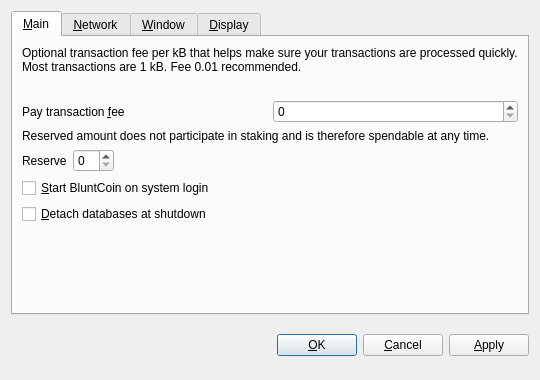
<?xml version="1.0" encoding="UTF-8"?>
<ui version="4.0">
 <class>OptionsDialog</class>
 <widget class="QDialog" name="OptionsDialog">
  <property name="geometry">
   <rect>
    <x>0</x>
    <y>0</y>
    <width>540</width>
    <height>380</height>
   </rect>
  </property>
  <property name="windowTitle">
   <string>Options</string>
  </property>
  <property name="modal">
   <bool>true</bool>
  </property>
  <layout class="QVBoxLayout" name="verticalLayout">
   <item>
    <widget class="QTabWidget" name="tabWidget">
     <property name="tabPosition">
      <enum>QTabWidget::North</enum>
     </property>
     <property name="currentIndex">
      <number>0</number>
     </property>
     <widget class="QWidget" name="tabMain">
      <attribute name="title">
       <string>&amp;Main</string>
      </attribute>
      <layout class="QVBoxLayout" name="verticalLayout_Main">
       <item>
        <widget class="QLabel" name="transactionFeeInfoLabel">
         <property name="text">
          <string>Optional transaction fee per kB that helps make sure your transactions are processed quickly. Most transactions are 1 kB. Fee 0.01 recommended.</string>
         </property>
         <property name="textFormat">
          <enum>Qt::PlainText</enum>
         </property>
         <property name="wordWrap">
          <bool>true</bool>
         </property>
        </widget>
       </item>
       <item>
        <spacer name="horizontalSpacerFee">
         <property name="orientation">
          <enum>Qt::Horizontal</enum>
         </property>
         <property name="sizeHint" stdset="0">
          <size>
           <width>40</width>
           <height>20</height>
          </size>
         </property>
        </spacer>
       </item>
       <item>
        <layout class="QHBoxLayout" name="horizontalLayoutFee">
         <item>
          <widget class="QLabel" name="transactionFeeLabel">
           <property name="text">
            <string>Pay transaction &amp;fee</string>
           </property>
           <property name="textFormat">
            <enum>Qt::PlainText</enum>
           </property>
           <property name="buddy">
            <cstring>transactionFee</cstring>
           </property>
          </widget>
         </item>
         <item>
          <widget class="BitcoinAmountField" name="transactionFee"/>
         </item>
        </layout>
       </item>
       <item>
        <widget class="QLabel" name="reserveBalanceInfoLabel">
         <property name="text">
          <string>Reserved amount does not participate in staking and is therefore spendable at any time.</string>
         </property>
         <property name="textFormat">
          <enum>Qt::PlainText</enum>
         </property>
         <property name="wordWrap">
          <bool>true</bool>
         </property>
        </widget>
       </item>
       <item>
        <layout class="QHBoxLayout" name="horizontalLayoutReserveBalance">
         <item>
          <widget class="QLabel" name="reserveBalanceLabel">
           <property name="text">
            <string>Reserve</string>
           </property>
           <property name="textFormat">
            <enum>Qt::PlainText</enum>
           </property>
           <property name="buddy">
            <cstring>reserveBalance</cstring>
           </property>
          </widget>
         </item>
         <item>
          <widget class="BitcoinAmountField" name="reserveBalance"/>
         </item>
         <item>
          <spacer name="horizontalSpacerReserveBalance">
           <property name="orientation">
            <enum>Qt::Horizontal</enum>
           </property>
           <property name="sizeHint" stdset="0">
            <size>
             <width>40</width>
             <height>20</height>
            </size>
           </property>
          </spacer>
         </item>
        </layout>
       </item>
       <item>
        <widget class="QCheckBox" name="bitcoinAtStartup">
         <property name="toolTip">
          <string>Automatically start BluntCoin after logging in to the system.</string>
         </property>
         <property name="text">
          <string>&amp;Start BluntCoin on system login</string>
         </property>
        </widget>
       </item>
       <item>
        <widget class="QCheckBox" name="detachDatabases">
         <property name="toolTip">
          <string>Detach block and address databases at shutdown. This means they can be moved to another data directory, but it slows down shutdown. The wallet is always detached.</string>
         </property>
         <property name="text">
          <string>&amp;Detach databases at shutdown</string>
         </property>
        </widget>
       </item>
       <item>
        <spacer name="verticalSpacer_Main">
         <property name="orientation">
          <enum>Qt::Vertical</enum>
         </property>
         <property name="sizeHint" stdset="0">
          <size>
           <width>20</width>
           <height>40</height>
          </size>
         </property>
        </spacer>
       </item>
      </layout>
     </widget>
     <widget class="QWidget" name="tabNetwork">
      <attribute name="title">
       <string>&amp;Network</string>
      </attribute>
      <layout class="QVBoxLayout" name="verticalLayout_Network">
       <item>
        <widget class="QCheckBox" name="mapPortUpnp">
         <property name="toolTip">
          <string>Automatically open the BluntCoin client port on the router. This only works when your router supports UPnP and it is enabled.</string>
         </property>
         <property name="text">
          <string>Map port using &amp;UPnP</string>
         </property>
        </widget>
       </item>
       <item>
        <widget class="QCheckBox" name="connectSocks">
         <property name="toolTip">
          <string>Connect to the BluntCoin network through a SOCKS proxy (e.g. when connecting through Tor).</string>
         </property>
         <property name="text">
          <string>&amp;Connect through SOCKS proxy:</string>
         </property>
        </widget>
       </item>
       <item>
        <layout class="QHBoxLayout" name="horizontalLayout_Network">
         <item>
          <widget class="QLabel" name="proxyIpLabel">
           <property name="text">
            <string>Proxy &amp;IP:</string>
           </property>
           <property name="textFormat">
            <enum>Qt::PlainText</enum>
           </property>
           <property name="buddy">
            <cstring>proxyIp</cstring>
           </property>
          </widget>
         </item>
         <item>
          <widget class="QValidatedLineEdit" name="proxyIp">
           <property name="maximumSize">
            <size>
             <width>140</width>
             <height>16777215</height>
            </size>
           </property>
           <property name="toolTip">
            <string>IP address of the proxy (e.g. 127.0.0.1)</string>
           </property>
          </widget>
         </item>
         <item>
          <widget class="QLabel" name="proxyPortLabel">
           <property name="text">
            <string>&amp;Port:</string>
           </property>
           <property name="textFormat">
            <enum>Qt::PlainText</enum>
           </property>
           <property name="buddy">
            <cstring>proxyPort</cstring>
           </property>
          </widget>
         </item>
         <item>
          <widget class="QLineEdit" name="proxyPort">
           <property name="maximumSize">
            <size>
             <width>55</width>
             <height>16777215</height>
            </size>
           </property>
           <property name="toolTip">
            <string>Port of the proxy (e.g. 9050)</string>
           </property>
          </widget>
         </item>
         <item>
          <widget class="QLabel" name="socksVersionLabel">
           <property name="text">
            <string>SOCKS &amp;Version:</string>
           </property>
           <property name="textFormat">
            <enum>Qt::PlainText</enum>
           </property>
           <property name="buddy">
            <cstring>socksVersion</cstring>
           </property>
          </widget>
         </item>
         <item>
          <widget class="QValueComboBox" name="socksVersion">
           <property name="toolTip">
            <string>SOCKS version of the proxy (e.g. 5)</string>
           </property>
          </widget>
         </item>
         <item>
          <spacer name="horizontalSpacer_Network">
           <property name="orientation">
            <enum>Qt::Horizontal</enum>
           </property>
           <property name="sizeHint" stdset="0">
            <size>
             <width>40</width>
             <height>20</height>
            </size>
           </property>
          </spacer>
         </item>
        </layout>
       </item>
       <item>
        <spacer name="verticalSpacer_Network">
         <property name="orientation">
          <enum>Qt::Vertical</enum>
         </property>
         <property name="sizeHint" stdset="0">
          <size>
           <width>20</width>
           <height>40</height>
          </size>
         </property>
        </spacer>
       </item>
      </layout>
     </widget>
     <widget class="QWidget" name="tabWindow">
      <attribute name="title">
       <string>&amp;Window</string>
      </attribute>
      <layout class="QVBoxLayout" name="verticalLayout_Window">
       <item>
        <widget class="QCheckBox" name="minimizeToTray">
         <property name="toolTip">
          <string>Show only a tray icon after minimizing the window.</string>
         </property>
         <property name="text">
          <string>&amp;Minimize to the tray instead of the taskbar</string>
         </property>
        </widget>
       </item>
       <item>
        <widget class="QCheckBox" name="minimizeOnClose">
         <property name="toolTip">
          <string>Minimize instead of exit the application when the window is closed. When this option is enabled, the application will be closed only after selecting Quit in the menu.</string>
         </property>
         <property name="text">
          <string>M&amp;inimize on close</string>
         </property>
        </widget>
       </item>
       <item>
        <spacer name="verticalSpacer_Window">
         <property name="orientation">
          <enum>Qt::Vertical</enum>
         </property>
         <property name="sizeHint" stdset="0">
          <size>
           <width>20</width>
           <height>40</height>
          </size>
         </property>
        </spacer>
       </item>
      </layout>
     </widget>
     <widget class="QWidget" name="tabDisplay">
      <attribute name="title">
       <string>&amp;Display</string>
      </attribute>
      <layout class="QVBoxLayout" name="verticalLayout_Display">
       <item>
        <layout class="QHBoxLayout" name="horizontalLayout_1_Display">
         <item>
          <widget class="QLabel" name="langLabel">
           <property name="text">
            <string>User Interface &amp;language:</string>
           </property>
           <property name="textFormat">
            <enum>Qt::PlainText</enum>
           </property>
           <property name="buddy">
            <cstring>lang</cstring>
           </property>
          </widget>
         </item>
         <item>
          <widget class="QValueComboBox" name="lang">
           <property name="toolTip">
            <string>The user interface language can be set here. This setting will take effect after restarting BluntCoin.</string>
           </property>
          </widget>
         </item>
        </layout>
       </item>
       <item>
        <layout class="QHBoxLayout" name="horizontalLayout_2_Display">
         <item>
          <widget class="QLabel" name="unitLabel">
           <property name="text">
            <string>&amp;Unit to show amounts in:</string>
           </property>
           <property name="textFormat">
            <enum>Qt::PlainText</enum>
           </property>
           <property name="buddy">
            <cstring>unit</cstring>
           </property>
          </widget>
         </item>
         <item>
          <widget class="QValueComboBox" name="unit">
           <property name="toolTip">
            <string>Choose the default subdivision unit to show in the interface and when sending coins.</string>
           </property>
          </widget>
         </item>
        </layout>
       </item>
       <item>
        <widget class="QCheckBox" name="displayAddresses">
         <property name="toolTip">
          <string>Whether to show BluntCoin addresses in the transaction list or not.</string>
         </property>
         <property name="text">
          <string>&amp;Display addresses in transaction list</string>
         </property>
        </widget>
       </item>
       <item>
        <widget class="QCheckBox" name="coinControlFeatures">
         <property name="toolTip">
          <string>Whether to show coin control features or not.</string>
         </property>
         <property name="text">
          <string>Display coin &amp;control features (experts only!)</string>
         </property>
        </widget>
       </item>
       <item>
        <spacer name="verticalSpacer_Display">
         <property name="orientation">
          <enum>Qt::Vertical</enum>
         </property>
         <property name="sizeHint" stdset="0">
          <size>
           <width>20</width>
           <height>40</height>
          </size>
         </property>
        </spacer>
       </item>
      </layout>
     </widget>
    </widget>
   </item>
   <item>
    <layout class="QHBoxLayout" name="horizontalLayout_Buttons">
     <item>
      <spacer name="horizontalSpacer_1">
       <property name="orientation">
        <enum>Qt::Horizontal</enum>
       </property>
       <property name="sizeHint" stdset="0">
        <size>
         <width>40</width>
         <height>48</height>
        </size>
       </property>
      </spacer>
     </item>
     <item>
      <widget class="QLabel" name="statusLabel">
       <property name="font">
        <font>
         <weight>75</weight>
         <bold>true</bold>
        </font>
       </property>
       <property name="text">
        <string/>
       </property>
       <property name="textFormat">
        <enum>Qt::PlainText</enum>
       </property>
       <property name="wordWrap">
        <bool>true</bool>
       </property>
      </widget>
     </item>
     <item>
      <spacer name="horizontalSpacer_2">
       <property name="orientation">
        <enum>Qt::Horizontal</enum>
       </property>
       <property name="sizeHint" stdset="0">
        <size>
         <width>40</width>
         <height>48</height>
        </size>
       </property>
      </spacer>
     </item>
     <item>
      <widget class="QPushButton" name="okButton">
       <property name="text">
        <string>&amp;OK</string>
       </property>
      </widget>
     </item>
     <item>
      <widget class="QPushButton" name="cancelButton">
       <property name="text">
        <string>&amp;Cancel</string>
       </property>
       <property name="autoDefault">
        <bool>false</bool>
       </property>
      </widget>
     </item>
     <item>
      <widget class="QPushButton" name="applyButton">
       <property name="text">
        <string>&amp;Apply</string>
       </property>
       <property name="autoDefault">
        <bool>false</bool>
       </property>
      </widget>
     </item>
    </layout>
   </item>
  </layout>
 </widget>
 <customwidgets>
  <customwidget>
   <class>BitcoinAmountField</class>
   <extends>QSpinBox</extends>
   <header>bitcoinamountfield.h</header>
  </customwidget>
  <customwidget>
   <class>QValueComboBox</class>
   <extends>QComboBox</extends>
   <header>qvaluecombobox.h</header>
  </customwidget>
  <customwidget>
   <class>QValidatedLineEdit</class>
   <extends>QLineEdit</extends>
   <header>qvalidatedlineedit.h</header>
  </customwidget>
 </customwidgets>
 <resources/>
 <connections/>
</ui>
